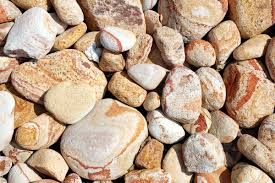
#> input picture stones.jpg, 275 x 183 px
$ python ready_equ_Gray.py
#> lines starting #> are read from the running program, lines starting #| are printed output that depends on the picture
# ready_equ_Gray.py
import numpy as np
import cv2
import matplotlib.pyplot as plt
import pylab as pl

def main(imgName):
	# Ready one
	# HElper Link
	# http://docs.opencv.org/3.1.0/d5/daf/tutorial_py_histogram_equalization.html
	#Grey scale
#> called with imgName = 'stones.jpg'
	gray_img = cv2.imread(imgName, cv2.IMREAD_GRAYSCALE)
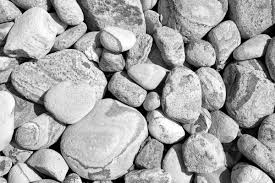
#> gray_img: shape (183, 275); min 0, max 255, mean 164.8
	equalized_image = cv2.equalizeHist(gray_img)
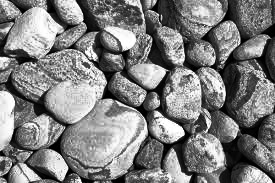
#> equalized_image: shape (183, 275); min 0, max 255, mean 126.7
	res = np.hstack((gray_img,equalized_image)) #stacking images side-by-side
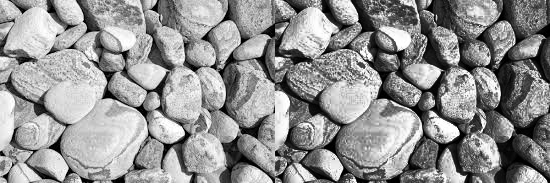
#> res: shape (183, 550); min 0, max 255, mean 145.8
	cv2.imwrite('equalizedImage.png',res)
	#check histogram updates
	hist = cv2.calcHist([equalized_image],[0],None,[256],[0,256])
#> hist = 256 values, max 679 at index 0, min 0 at index 82, mean 196.6
	plt.plot(hist,color = 'gray')
	plt.xlim([0,256])
	plt.ylim([0,800])
	plt.show()
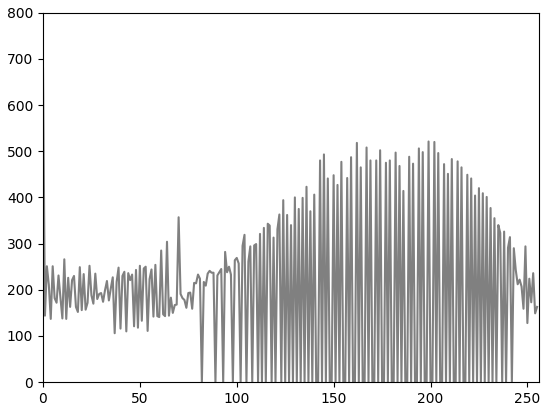
#> figure drawn by matplotlib, 1 panel; curve peaks at x = 0, y = 679


main('stones.jpg')
#main('space.jpg')

$ run again, with tiger.jpg copied over stones.jpg
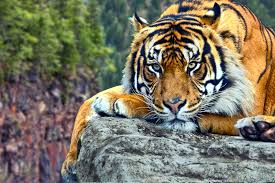
#> input picture tiger.jpg, 275 x 183 px
#> in main, `res = np.hstack((gray_img,equalized_image))`:
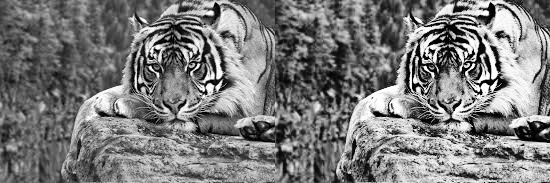
#> res: shape (183, 550); min 0, max 255, mean 122.5
#> hist = 256 values, max 472 at index 87, min 0 at index 29, mean 196.6
#> in main, `plt.show()`:
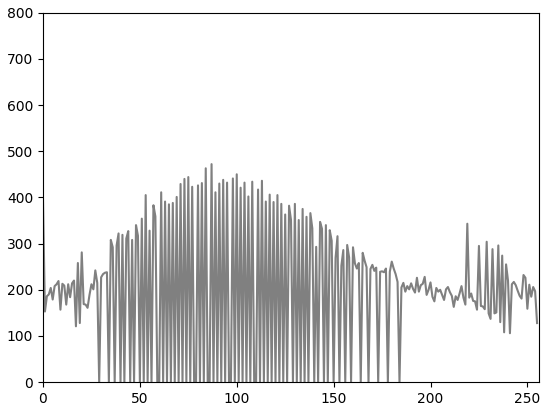
#> figure drawn by matplotlib, 1 panel; curve peaks at x = 87, y = 472
